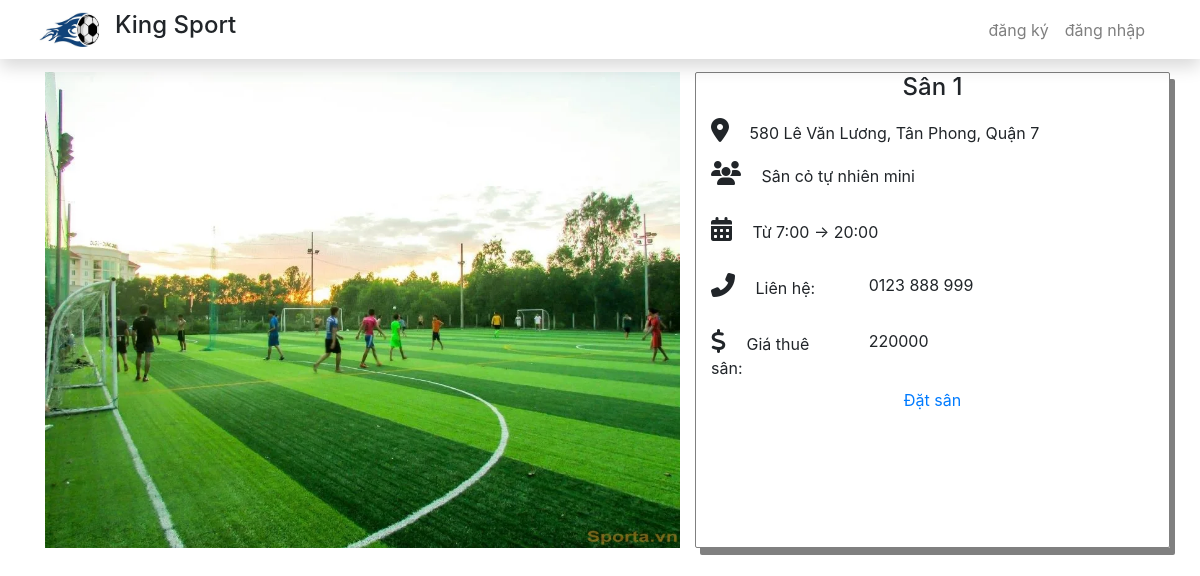
The page /detailsan.php?MaSan=22 on the database its author committed.
### tables this page shows
CREATE TABLE `san` (
  `MaSan` int(10) NOT NULL,
  `TenSan` varchar(255) NOT NULL,
  `ChiNhanh` varchar(255) NOT NULL,
  `GiaThue` int(100) NOT NULL,
  `DiaChi` varchar(255) NOT NULL,
  `MoTa` varchar(255) NOT NULL,
  `AnhSan` char(255) NOT NULL
);

### detailsan.php (the view, shortened to what this page needs)
<?php
$MaSan = $_GET['MaSan'];
?>
<!DOCTYPE html>
<html lang="en">
<head>
    <link rel="stylesheet" href="https://maxcdn.bootstrapcdn.com/bootstrap/4.5.2/css/bootstrap.min.css">
</head>
<body>
    <div class="navbar-fixed">
        <nav class="navbar navbar-expand-lg fixed-top shadow navbar-light bg-white">
            <div class="container-fluid">
                <div class="d-flex align-items-center">
                    <a href="trangChu.php" class="navbar-brand py-1 ml-2">
                        <img src="img/logo.jpg" alt="Logo" style="width: 60px; height: 35px;" />
                    </a>
                    <h4>King Sport</h4>
                </div>
                <div id="navbarCollapse" class="collapse navbar-collapse mr-3">
                    <ul class="navbar-nav ml-auto">
                        <li class="nav-item"><a class="nav-link" href="register.php">đăng ký</a></li>
                        <li class="nav-item"><a class="nav-link" href="login.php">đăng nhập</a></li>
                    </ul>
                </div>
            </div>
        </nav>
    </div>
        <div class="container mt-5">
            <div class="row py-4">
                <?php
                $conn = open_database();
                $sql1 = "SELECT * FROM san WHERE MaSan = $MaSan";
                $result1 = $conn->query($sql1);
                if ($result1->num_rows > 0) {
                    while ($row1 = $result1->fetch_assoc()) {
                ?>
                        <div class="col-sm-12 col-md-12 col-lg-7">
                            <img  class="d-block w-100" src="<?php echo $row1['AnhSan'] ?>" alt="First slide">
                        </div>
                        <div class="infor col-sm-12 col-md-12 col-lg-5">
                            <div>
                                <h4 class="text-center mb-3"><?php echo $row1['TenSan'] ?></h4>
                                <i class="fas fa-map-marker-alt mr-3"  style='font-size:24px'></i>
                                <span><?php echo $row1['DiaChi'] ?></span>
                            </div>
                            <div>
                                <i class='fas fa-users mr-3 py-3' style='font-size:24px'></i>
                                <span><?php echo $row1['MoTa'] ?></span> <br>
                                <i class='fas fa-calendar-alt mr-3 py-3' style='font-size:24px'></i>
                                <span>Từ 7:00 -> 20:00</span>
                            </div>
                            <div class="row mt-3">
                                <div class="col-4">
                                    <i class="fas fa-phone-alt mr-3" style='font-size:24px'></i>
                                    <span>Liên hệ:</span>
                                </div>
                                <div class="col-8">
                                    <p>0123 888 999</p>
                                </div>
                            </div>
                            <div class="row mt-3">
                                <div class="col-4">
                                    <i class="fas fa-dollar-sign mr-3" style='font-size:24px'></i>
                                    <span>Giá thuê sân:</span>
                                </div>
                                <div class="col-8">
                                    <p><?php echo $row1['GiaThue'] ?></p>
                                </div>
                            </div>
                            <div class="text-center">
                                <a class="nav-link" href="datsan.php?MaSan=<?php echo $MaSan ?>">Đặt sân</a>
                            </div>
                        </div>
                <?php
                    }
                } else {
                    echo '<div class="text-center text-success"> <h3> Hiện tại không có sân!!!</h3></div>';
                }
                ?>
            </div>
        </div>
</body>
</html>

### detailsan.php (style rules this page uses)
div.infor { border: 1px solid gray; box-shadow: 5px 7px gray; border-radius: 2px; }

### rows shown on the page
san: AnhSan (picture), TenSan "Sân 1", DiaChi "580 Lê Văn Lương, Tân Phong, Quận 7", MoTa "Sân cỏ tự nhiên mini", GiaThue "220000"
